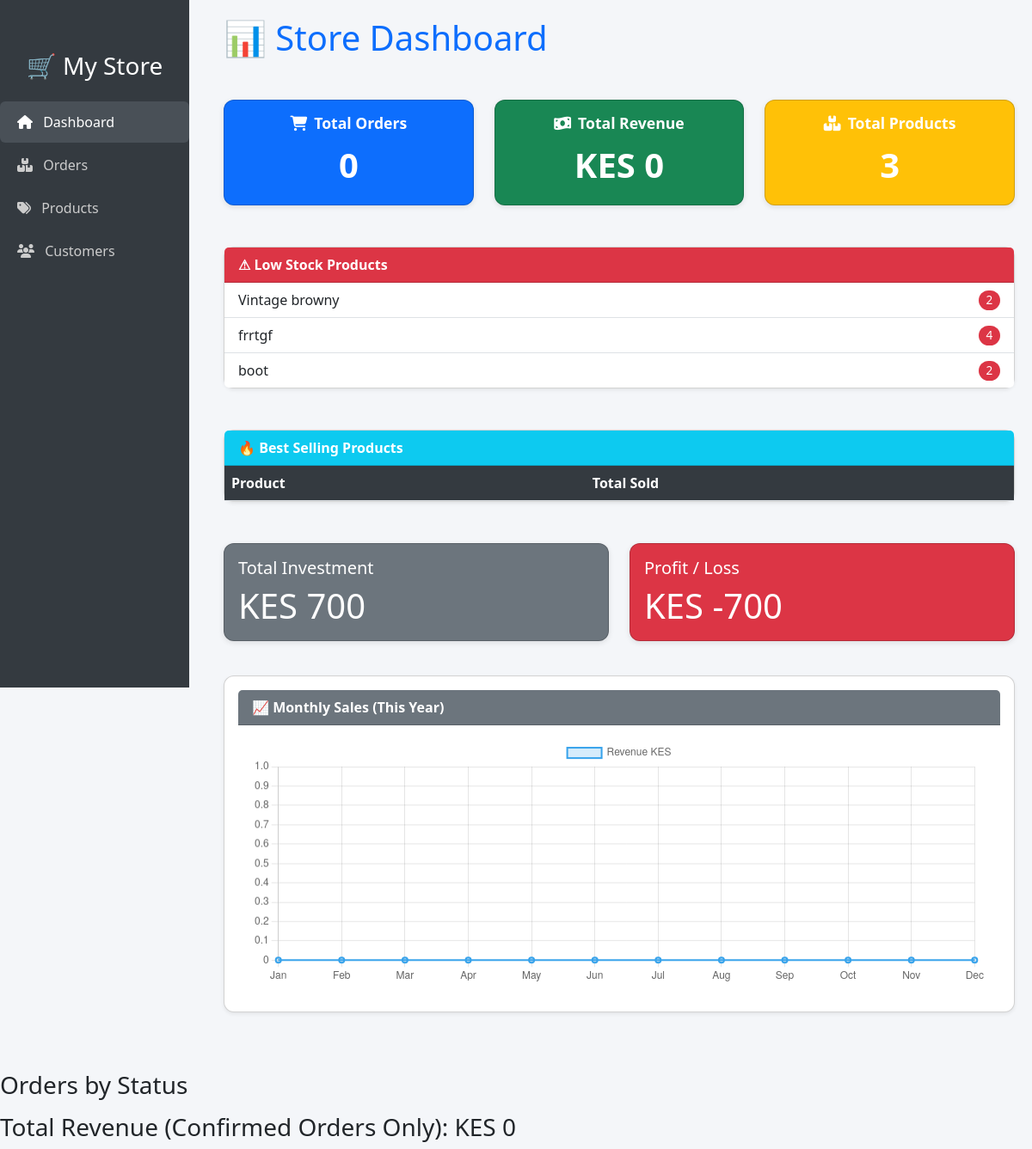
The app's page /dashboard/ (signed in), older data.
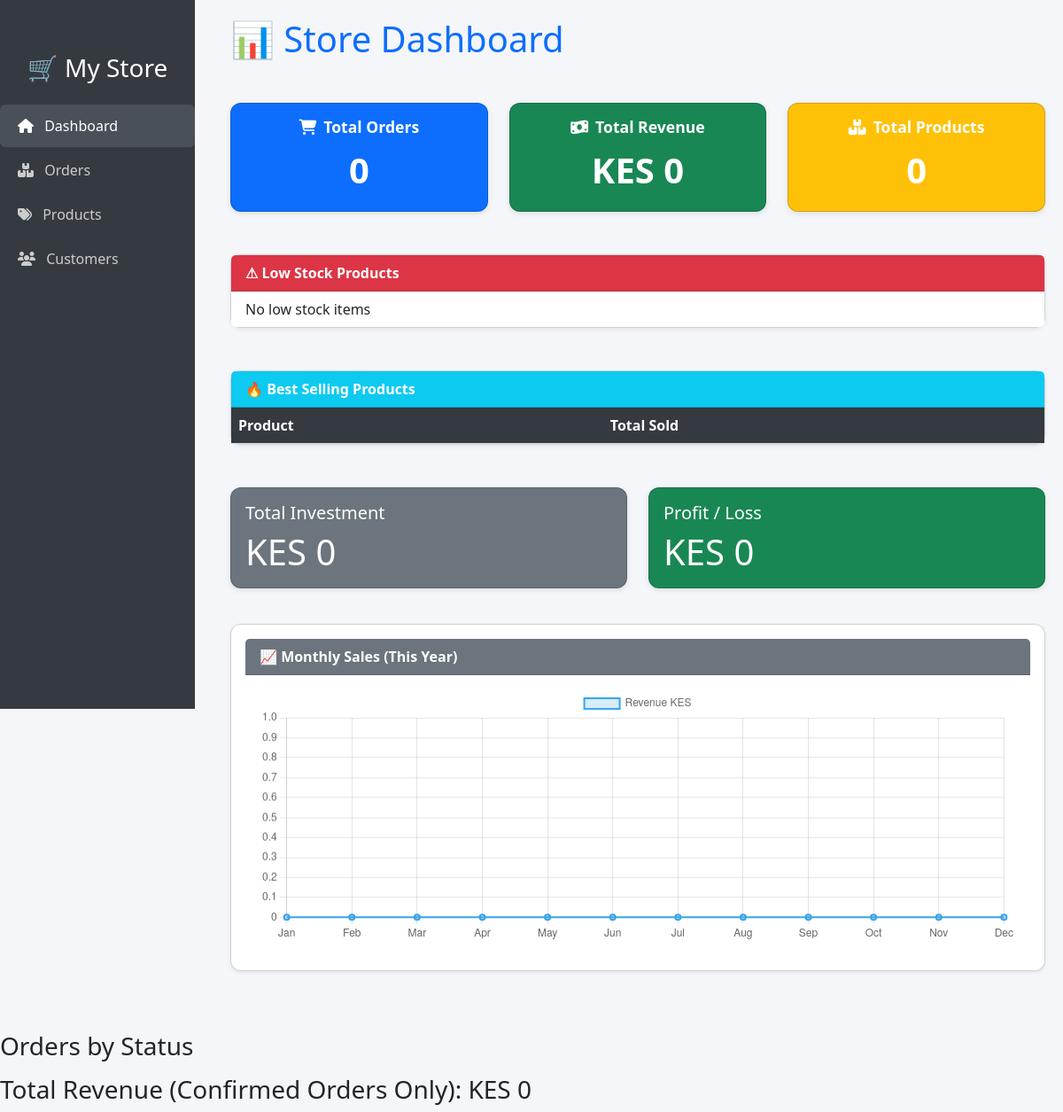
The same page, newer data.
### store/models.py (models this page shows, shortened)
class Product(models.Model):
    category = models.ForeignKey(Category, on_delete=models.CASCADE)
    name = models.CharField(max_length=200)
    slug = models.SlugField(unique=True)
    description = models.TextField()
    price = models.DecimalField(max_digits=10, decimal_places=2)
    image = models.ImageField(upload_to="products/")
    stock = models.PositiveIntegerField(default=0)
    available = models.BooleanField(default=True)

### dashboard/views.py (the view)
# urls.py: path('', views.dashboard_home, name='dashboard'),        # Dashboard home
@staff_member_required
def dashboard_home(request):
    total_orders = Order.objects.count()
    total_products = Product.objects.count()
    low_stock = Product.objects.filter(stock__lt=5)
    orders_by_status = (
        Order.objects
        .values('status')
        .annotate(count=Sum(1))
        .order_by('status')
    )
    total_revenue = (
        Order.objects.filter(status='Confirmed')
        .aggregate(total=Sum('total_price'))['total'] or 0
    )
    best_sellers = (
        OrderItem.objects
        .values('product__name')
        .annotate(total_sold=Sum('quantity'))
        .order_by('-total_sold')[:5]
    )
    total_investment = Investment.objects.aggregate(total=Sum('amount'))['total'] or 0
    profit = total_revenue - total_investment
    months = ['Jan', 'Feb', 'Mar', 'Apr', 'May', 'Jun',
              'Jul', 'Aug', 'Sep', 'Oct', 'Nov', 'Dec']
    monthly_sales = []
    for month_number in range(1, 13):
        month_total = (
            Order.objects.filter(
                created_at__month=month_number,
                status='Confirmed'  # Only confirmed orders
            ).aggregate(total=Sum('total_price'))['total'] or 0
        )
        monthly_sales.append(month_total)
    context = {
        'total_orders': total_orders,
        'orders_by_status': orders_by_status,
        'total_revenue': total_revenue,
        'total_products': total_products,
        'low_stock': low_stock,
        'best_sellers': best_sellers,
        'total_investment': total_investment,
        'profit': profit,
        'months': months,
        'monthly_sales': monthly_sales,
    }
    return render(request, 'dashboard/home.html', context)

### dashboard/templates/dashboard/home.html (shortened to what this page needs)
{% load static %}
<!DOCTYPE html>
<html lang="en">
<head>
<link href="{% static 'css/bootstrap.min.css' %}" rel="stylesheet">
<link rel="stylesheet" href="https://cdnjs.cloudflare.com/ajax/libs/font-awesome/6.5.0/css/all.min.css">
</head>
<body>
<div class="sidebar">
<h3 class="text-center mb-4">🛒 My Store</h3>
<a href="{% url 'dashboard' %}" class="active"><i class="fa fa-home me-2"></i> Dashboard</a>
<a href="{% url 'orders' %}"><i class="fa fa-boxes me-2"></i> Orders</a>
<a href="{% url 'products' %}"><i class="fa fa-tags me-2"></i> Products</a>
<a href="{% url 'customers' %}"><i class="fa fa-users me-2"></i> Customers</a>
</div>
<div class="content">
<h1 class="mb-5 text-primary">📊 Store Dashboard</h1>
<div class="row g-4 mb-5">
<div class="col-md-4">
    <div class="card text-white bg-primary h-100 kpi-card">
        <div class="card-body">
            <h5 class="card-title"><i class="fa fa-cart-shopping me-2"></i>Total Orders</h5>
            <p class="card-text">{{ total_orders }}</p>
        </div>
    </div>
</div>
<div class="col-md-4">
    <div class="card text-white bg-success h-100 kpi-card">
        <div class="card-body">
            <h5 class="card-title"><i class="fa fa-money-bill-wave me-2"></i>Total Revenue</h5>
            <p class="card-text">KES {{ total_revenue }}</p>
        </div>
    </div>
</div>
<div class="col-md-4">
    <div class="card text-white bg-warning h-100 kpi-card">
        <div class="card-body">
            <h5 class="card-title"><i class="fa fa-boxes-stacked me-2"></i>Total Products</h5>
            <p class="card-text">{{ total_products }}</p>
        </div>
    </div>
</div>
</div>
<div class="card mb-5 shadow-sm">
<div class="card-header bg-danger text-white fw-bold">⚠ Low Stock Products</div>
<ul class="list-group list-group-flush">
    {% for p in low_stock %}
    <li class="list-group-item d-flex justify-content-between align-items-center">
        {{ p.name }}
        <span class="badge bg-danger rounded-pill badge-custom">{{ p.stock }}</span>
    </li>
    {% empty %}
    <li class="list-group-item">No low stock items</li>
    {% endfor %}
</ul>
</div>
<div class="card mb-5 shadow-sm">
<div class="card-header bg-info text-white fw-bold">🔥 Best Selling Products</div>
<div class="card-body p-0">
<table class="table mb-0 table-hover table-striped">
<thead>
<tr>
<th>Product</th>
<th>Total Sold</th>
</tr>
</thead>
</table>
</div>
</div>
<div class="row mb-4">
    <div class="col-md-6 mb-3">
        <div class="card text-white bg-secondary h-100">
            <div class="card-body">
                <h5 class="card-title">Total Investment</h5>
                <p class="card-text display-6">KES {{ total_investment }}</p>
            </div>
        </div>
    </div>
    <div class="col-md-6 mb-3">
        <div class="card text-white {% if profit >= 0 %}bg-success{% else %}bg-danger{% endif %} h-100">
            <div class="card-body">
                <h5 class="card-title">Profit / Loss</h5>
                <p class="card-text display-6">KES {{ profit }}</p>
            </div>
        </div>
    </div>
</div>
<div class="card shadow-sm chart-card mb-5">
<div class="card-header bg-secondary text-white fw-bold">📈 Monthly Sales (This Year)</div>
<div class="card-body">
<canvas id="salesChart" height="100"></canvas>
</div>
</div>
</div>
<h3>Orders by Status</h3>
<h3>Total Revenue (Confirmed Orders Only): KES {{ total_revenue }}</h3>
<script>
const ctx = document.getElementById('salesChart').getContext('2d');
const salesChart = new Chart(ctx, {
type: 'line',
data: {
    labels: {{ months|safe }},
    datasets: [{
        label: 'Revenue KES',
        data: {{ monthly_sales|safe }},
        backgroundColor: 'rgba(54, 162, 235, 0.2)',
        borderColor: 'rgba(54, 162, 235, 1)',
        borderWidth: 2,
        fill: true,
        tension: 0.3
    }]
},
options: { responsive: true, plugins: { legend: { display: true, position: 'top' } }, scales: { y: { beginAtZero: true } } }
});
</script>
</body>
</html>

Row changes from the older to the newer data that the page shows:
removed Product: name "Vintage browny", stock "2"
removed Product: name "frrtgf", stock "4"
removed Product: name "boot", stock "2"
Text that changed along with them:
{{ total_products }}: "3" → "0"
{{ total_investment }}: "700" → "0"
{{ profit }}: "-700" → "0"
text now shown: "No low stock items"
